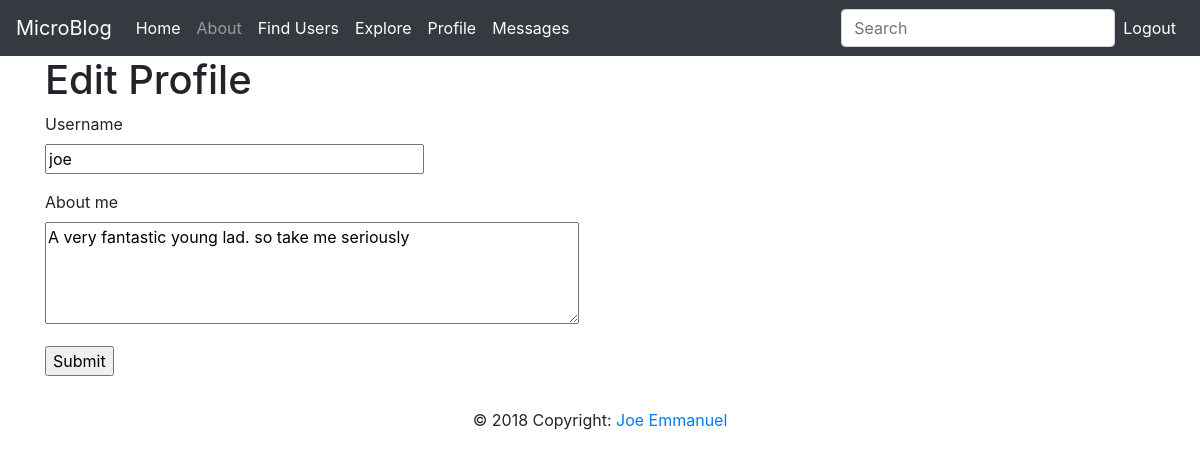
/edit_profile (signed in), run on the app's committed database.
### app/models.py (models this page shows, shortened)
class User(UserMixin, db.Model):
    __tablename__ = 'user'
    id = db.Column(db.Integer, primary_key=True)
    username = db.Column(db.String(64), index=True, unique=True)
    email = db.Column(db.String(64), index=True, unique=True)
    password_hash = db.Column(db.String(128))
    posts = db.relationship('Post', backref='author', lazy='dynamic')
    about_me = db.Column(db.String(140))
    last_seen = db.Column(db.DateTime, default=datetime.utcnow)
    followed = db.relationship(
        'User', secondary=followers,
        primaryjoin=(followers.c.follower_id == id),
        secondaryjoin=(followers.c.followed_id == id),
        backref=db.backref('followers', lazy='dynamic'), lazy='dynamic')
    messages_sent = db.relationship('Message', foreign_keys='Message.sender_id',
                                    backref='author', lazy='dynamic')
    messages_received = db.relationship('Message', foreign_keys='Message.recipient_id',
                                        backref='recipient', lazy='dynamic')
    last_message_read_time = db.Column(db.DateTime)
    def new_messages(self):
        last_read_time = self.last_message_read_time or datetime(1900, 1, 1)
        return Message.query.filter_by(recipient=self).filter(Message.timestamp
                                                              > last_read_time).count()

### app/main/routes.py (the view)
@bp.route('/edit_profile', methods=['GET', 'POST'])
@login_required
def edit_profile():
    form = EditProfileForm(current_user.username)
    if form.validate_on_submit():
        current_user.username = form.username.data
        current_user.about_me = form.about_me.data
        db.session.commit()
        flash('You changes have been saved.', 'success')
        return redirect(url_for('main.user', username=current_user.username))
    elif request.method == 'GET':
        form.username.data = current_user.username
        form.about_me.data = current_user.about_me
    return render_template('edit_profile.html', title='Edit Profile', form=form)

### app/main/forms.py (shortened to what this page needs)
class SearchForm(FlaskForm):
    q = StringField('Search', validators=[DataRequired()])
    def __init__(self, *args, **kwargs):
        if 'formdata' not in kwargs:
            kwargs['formdata'] = request.args
        if 'csrf_enabled' not in kwargs:
            kwargs['csrf_enabled'] = False
        super(SearchForm, self).__init__(*args, **kwargs)

class EditProfileForm(FlaskForm):
    username = StringField('Username', validators=[DataRequired()])
    about_me = TextAreaField('About me', validators=[Length(min=0, max=140)])
    submit = SubmitField('Submit')
    def __init__(self, original_username, *args, **kwargs):
        super(EditProfileForm, self).__init__(*args, **kwargs)
        self.original_username = original_username

### app/main/routes.py (called while the page is built)
@bp.before_request
def before_request():
    if current_user.is_authenticated:
        current_user.last_seen = datetime.utcnow()
        db.session.commit()
        g.search_form = SearchForm()

### app/models.py (called while the page is built)
@login.user_loader
def loaded_user(id):
    return User.query.get(int(id))

### app/templates/edit_profile.html (shortened to what this page needs)
{% extends "base.html" %}
{% block content %}
    <h1>Edit Profile</h1>
    <form action="" method="post">
        <p>
            {{ form.username.label }}<br>
            {{ form.username(size=32) }}<br>
        </p>
        <p>
            {{ form.about_me.label }}<br>
            {{ form.about_me(cols=50, rows=4) }}<br>
        </p>
        <p>{{ form.submit() }}</p>
    </form>
{% endblock %}

### data on the page
User: username "joe", about_me "A very fantastic young lad. so take me seriously"

### other printed values
{{ 'Messages' }} "Messages"
